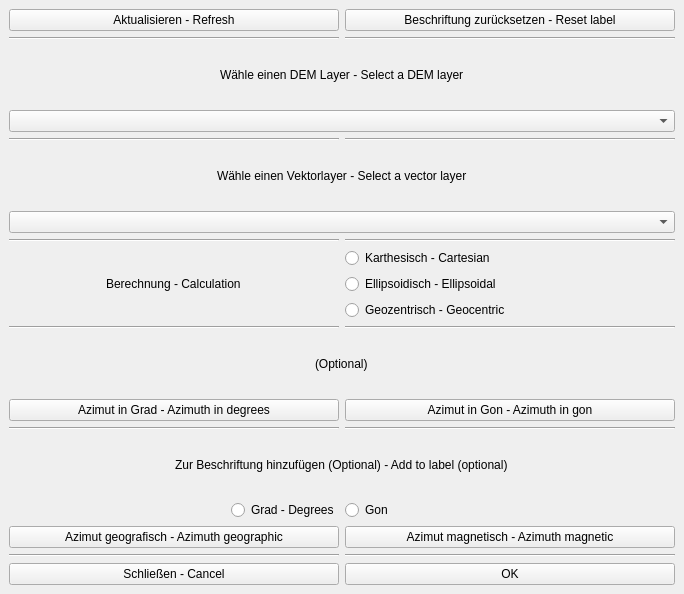
<?xml version="1.0" encoding="UTF-8"?>
<ui version="4.0">
 <class>Distance3DDockWidgetBase</class>
 <widget class="QDockWidget" name="Distance3DDockWidgetBase">
  <property name="geometry">
   <rect>
    <x>0</x>
    <y>0</y>
    <width>684</width>
    <height>594</height>
   </rect>
  </property>
  <property name="windowTitle">
   <string>Distance_3D</string>
  </property>
  <widget class="QWidget" name="dockWidgetContents">
   <layout class="QGridLayout" name="gridLayout">
    <item row="10" column="0">
     <widget class="Line" name="line_7">
      <property name="orientation">
       <enum>Qt::Horizontal</enum>
      </property>
     </widget>
    </item>
    <item row="15" column="0" colspan="2" alignment="Qt::AlignHCenter">
     <widget class="QLabel" name="label_5">
      <property name="text">
       <string>(Optional)</string>
      </property>
     </widget>
    </item>
    <item row="11" column="1">
     <widget class="QRadioButton" name="radioButton_karthesic">
      <property name="text">
       <string>Karthesisch - Cartesian</string>
      </property>
     </widget>
    </item>
    <item row="7" column="1">
     <widget class="Line" name="line_10">
      <property name="orientation">
       <enum>Qt::Horizontal</enum>
      </property>
     </widget>
    </item>
    <item row="11" column="0" rowspan="3" alignment="Qt::AlignHCenter">
     <widget class="QLabel" name="label_3">
      <property name="text">
       <string>Berechnung - Calculation</string>
      </property>
     </widget>
    </item>
    <item row="2" column="0" colspan="2" alignment="Qt::AlignHCenter">
     <widget class="QLabel" name="label">
      <property name="text">
       <string>Wähle einen DEM Layer - Select a DEM layer</string>
      </property>
     </widget>
    </item>
    <item row="0" column="1">
     <widget class="QPushButton" name="pushButton_reset">
      <property name="text">
       <string>Beschriftung zurücksetzen - Reset label</string>
      </property>
     </widget>
    </item>
    <item row="20" column="1" alignment="Qt::AlignLeft">
     <widget class="QRadioButton" name="radioButton_gon">
      <property name="text">
       <string>Gon</string>
      </property>
     </widget>
    </item>
    <item row="22" column="0">
     <widget class="QPushButton" name="pushButton_geographic">
      <property name="text">
       <string>Azimut geografisch - Azimuth geographic</string>
      </property>
     </widget>
    </item>
    <item row="25" column="0">
     <widget class="QPushButton" name="pushButton_close">
      <property name="text">
       <string>Schließen - Cancel</string>
      </property>
     </widget>
    </item>
    <item row="14" column="0">
     <widget class="Line" name="line_5">
      <property name="orientation">
       <enum>Qt::Horizontal</enum>
      </property>
     </widget>
    </item>
    <item row="25" column="1">
     <widget class="QPushButton" name="pushButton_ok">
      <property name="text">
       <string>OK</string>
      </property>
     </widget>
    </item>
    <item row="1" column="0">
     <widget class="Line" name="line_11">
      <property name="orientation">
       <enum>Qt::Horizontal</enum>
      </property>
     </widget>
    </item>
    <item row="1" column="1">
     <widget class="Line" name="line_12">
      <property name="orientation">
       <enum>Qt::Horizontal</enum>
      </property>
     </widget>
    </item>
    <item row="8" column="0" colspan="2" alignment="Qt::AlignHCenter">
     <widget class="QLabel" name="label_2">
      <property name="text">
       <string>Wähle einen Vektorlayer - Select a vector layer</string>
      </property>
     </widget>
    </item>
    <item row="18" column="0" colspan="2" alignment="Qt::AlignHCenter">
     <widget class="QLabel" name="label_4">
      <property name="text">
       <string>Zur Beschriftung hinzufügen (Optional) - Add to label (optional)</string>
      </property>
     </widget>
    </item>
    <item row="23" column="0">
     <widget class="Line" name="line_3">
      <property name="orientation">
       <enum>Qt::Horizontal</enum>
      </property>
     </widget>
    </item>
    <item row="17" column="1">
     <widget class="Line" name="line_2">
      <property name="orientation">
       <enum>Qt::Horizontal</enum>
      </property>
     </widget>
    </item>
    <item row="7" column="0">
     <widget class="Line" name="line_9">
      <property name="orientation">
       <enum>Qt::Horizontal</enum>
      </property>
     </widget>
    </item>
    <item row="17" column="0">
     <widget class="Line" name="line">
      <property name="orientation">
       <enum>Qt::Horizontal</enum>
      </property>
     </widget>
    </item>
    <item row="0" column="0">
     <widget class="QPushButton" name="pushButton_refresh">
      <property name="text">
       <string>Aktualisieren - Refresh</string>
      </property>
     </widget>
    </item>
    <item row="9" column="0" colspan="2">
     <widget class="QComboBox" name="comboBox_vector"/>
    </item>
    <item row="3" column="0" colspan="2">
     <widget class="QComboBox" name="comboBox_dem"/>
    </item>
    <item row="12" column="1">
     <widget class="QRadioButton" name="radioButton_ellipsoid">
      <property name="text">
       <string>Ellipsoidisch - Ellipsoidal</string>
      </property>
     </widget>
    </item>
    <item row="22" column="1">
     <widget class="QPushButton" name="pushButton_magnetic">
      <property name="text">
       <string>Azimut magnetisch - Azimuth magnetic</string>
      </property>
     </widget>
    </item>
    <item row="14" column="1">
     <widget class="Line" name="line_6">
      <property name="orientation">
       <enum>Qt::Horizontal</enum>
      </property>
     </widget>
    </item>
    <item row="23" column="1">
     <widget class="Line" name="line_4">
      <property name="orientation">
       <enum>Qt::Horizontal</enum>
      </property>
     </widget>
    </item>
    <item row="16" column="1">
     <widget class="QPushButton" name="pushButton_gon">
      <property name="text">
       <string>Azimut in Gon - Azimuth in gon</string>
      </property>
     </widget>
    </item>
    <item row="13" column="1">
     <widget class="QRadioButton" name="radioButton_geocentric">
      <property name="text">
       <string>Geozentrisch - Geocentric</string>
      </property>
     </widget>
    </item>
    <item row="10" column="1">
     <widget class="Line" name="line_8">
      <property name="orientation">
       <enum>Qt::Horizontal</enum>
      </property>
     </widget>
    </item>
    <item row="16" column="0">
     <widget class="QPushButton" name="pushButton_degrees">
      <property name="text">
       <string>Azimut in Grad - Azimuth in degrees</string>
      </property>
     </widget>
    </item>
    <item row="20" column="0" alignment="Qt::AlignRight">
     <widget class="QRadioButton" name="radioButton_degrees">
      <property name="text">
       <string>Grad - Degrees</string>
      </property>
     </widget>
    </item>
   </layout>
  </widget>
 </widget>
 <resources/>
 <connections/>
</ui>
